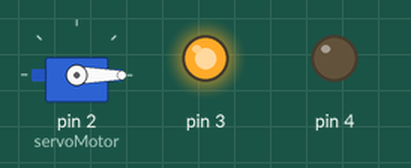
Recording of a sketch running on a simulated Arduino Uno, built with avr-gcc and run on an emulated ATmega328P. Parts: servo, output pins drawn as LEDs (lit = HIGH).

Above: at 0.05 s.
At 5.95 s:
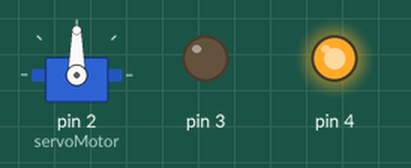
Timing chart, 0 to 7.8 s (numbered marks = the images above):
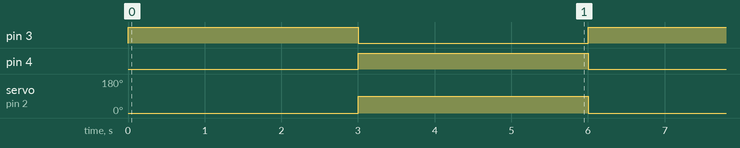

Measured:
- by itself, pin 3, pin 4: alternates HIGH for 3.0 s and LOW for 3.0 s
- by itself, servo on pin 2 (servoMotor): alternates 90° for 3.0 s and 0° for 3.0 s

The sketch:

canceladesemaforo1.ino
```cpp
#include <Servo.h>

Servo servoMotor;

void setup(){
  servoMotor.attach(2);

  pinMode(3, OUTPUT);
  pinMode(4, OUTPUT);
}

void loop(){
  //Estado: VERMELHO (cancela fechada)
  digitalWrite(3, HIGH);
  digitalWrite(4, LOW);
  servoMotor.write(0); // cancela fechada

  delay(3000);

  //Estado: VERDE (cancela aberta)
  digitalWrite(3, LOW);
  digitalWrite(4, HIGH);
  servoMotor.write(90); // cancela aberta

  delay(3000);
}
```
